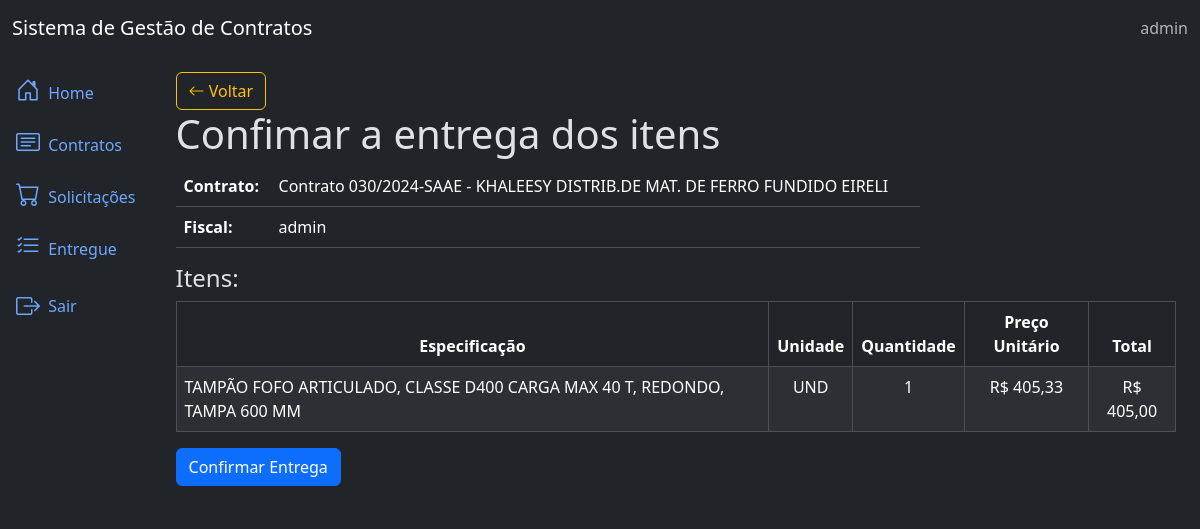
The page /dispatches/1/approve/ (signed in) on the database its author committed.
### app/accounts/models.py (models this page shows)
class CustomUser(AbstractUser):
    cpf = models.CharField('CPF', max_length=14, unique=True, blank=True, null=True)
    registration = models.CharField('Matrícula', max_length=20,  blank=True, null=True)
    phone = models.CharField('Contato', max_length=20, blank=True, null=True)
    def __str__(self):
        return self.username

### app/requisitions/models.py (models this page shows, shortened)
class Requisition(TimeStampedModel):
    contract = models.ForeignKey(Contract, on_delete=models.CASCADE)
    requested_by = models.ForeignKey(settings.AUTH_USER_MODEL, on_delete=models.PROTECT, related_name='requisitions')

class ItemRequesition(models.Model):
    requisition = models.ForeignKey(Requisition, on_delete=models.CASCADE, related_name='itens_requisition')
    contract_item = models.ForeignKey(ItemContract, on_delete=models.PROTECT)
    quantity = models.PositiveIntegerField('Quantidade')

### app/contracts/models.py (models this page shows, shortened)
class Contract(TimeStampedModel):
    bidding = models.ForeignKey(Bidding, on_delete=models.SET_NULL, null=True, blank=True, related_name='biddings', verbose_name='Licitação')
    supplier = models.ForeignKey(Supplier, on_delete=models.CASCADE, null=True, blank=True, related_name='suppliers', verbose_name='Fornecedor')
    manager = models.ForeignKey(settings.AUTH_USER_MODEL, on_delete=models.CASCADE, null=True, blank=True, related_name='managers', verbose_name='Gestor')
    inspector = models.ForeignKey(settings.AUTH_USER_MODEL, on_delete=models.CASCADE, null=True, blank=True, related_name='inspectors', verbose_name='Fiscal')
    number = models.CharField('Número', max_length=20)
    target = models.TextField('Objeto')
    assignature_data = models.DateField('Data da assinatura')
    start_date = models.DateField('Data inicial')
    end_date = models.DateField('Data final')
    value = models.DecimalField('Valor total', max_digits=15, decimal_places=2 , default=0)
    class Meta:
        ordering = ('number',)
        verbose_name_plural = 'Contratos'
    def __str__(self):
        return f"Contrato {self.number} - {self.supplier.name}"

class ItemContract(models.Model):
    contract = models.ForeignKey(Contract, on_delete=models.CASCADE, related_name='items')
    especification = models.TextField('Especificação',)
    unit = models.CharField('Unidade',max_length=20)
    quantity = models.PositiveIntegerField('Quantidade')
    unit_price = models.DecimalField('Preço unitário', max_digits=15, decimal_places=2)
    @property
    def formatted_unit_price(self):
        return f"R$ {self.unit_price:,.2f}".replace(",", "X").replace(".", ",").replace("X", ".")

### app/suppliers/models.py (models this page shows, shortened)
class Supplier(TimeStampedModel):
    name = models.CharField('empresa', max_length = 200)
    cnpj = models.CharField('cnpj', max_length = 17)
    representative = models.CharField('representante', max_length = 200, null=True, blank=True)
    phone = models.CharField('contato', max_length = 15, null=True, blank=True)
    rg = models.CharField('rg', max_length = 13, null=True, blank=True)
    cpf = models.CharField('cpf', max_length = 11, null=True, blank=True)
    class Meta:
        ordering = ['name']
        verbose_name_plural = 'Fornecedores'

### app/dispatches/views.py (the view, shortened to what this page needs)
# urls.py: path('<int:pk>/approve/', v.RequisitionApprovalView.as_view(), name='approve_requisition'),
class RequisitionApprovalView(LoginRequiredMixin, FormView):
    template_name = 'approve_requisition.html'
    form_class = RequisitionApprovalForm
    success_url = reverse_lazy('dispatches:movement_list')
    def dispatch(self, request, *args, **kwargs):
        self.requisition = get_object_or_404(Requisition, pk=kwargs['pk'])
        if hasattr(self.requisition, 'approvals'):
            messages.warning(request, 'Requisição já aprovada!')
            return redirect('dispatches:pending_list')
        return super().dispatch(request, *args, **kwargs)
    def get_context_data(self, **kwargs):
        context = super().get_context_data(**kwargs)
        context['requisition'] = self.requisition
        return context

### app/dispatches/templates/approve_requisition.html (shortened to what this page needs)
{% extends 'base.html' %}
{% load static %}
{% block content %}
<a href="{% url 'dispatches:pending_list' %} " class="btn btn-outline-warning">
  <i class="bi bi-arrow-left"></i> Voltar
</a>
<h1>Confimar a entrega dos itens</h1>
<div class="row">
  <div class="col-sm-9">
    <table class="table table-user-information">
      <tbody>
        <tr>
          <th>Contrato:</th>
          <td>{{ requisition.contract }}</td>
        </tr>
        <tr>
          <th>Fiscal:</th>
          <td>{{ requisition.requested_by }}</td>
        </tr>
      </tbody>
    </table>
  </div>
  <h4>Itens:</h4>
  <div class="table-responsive">
    <table class="table table-striped table-bordered">
      <thead class="thead-dark">
        <tr>
          <th class="text-center">Especificação</th>
          <th class="text-center">Unidade</th>
          <th class="text-center">Quantidade</th>
          <th class="text-center">Preço Unitário</th>
          <th class="text-center">Total</th>
        </tr>
      </thead>
      <body>
        {% for item in requisition.itens_requisition.all %}
          <tr>
            <td>{{ item.contract_item.especification }}</td>
            <td class="text-center">{{ item.contract_item.unit }}</td>
            <td class="text-center">{{ item.quantity }}</td>
            <td class="text-center">{{ item.contract_item.formatted_unit_price }}</td>
            <td class="text-center">
              {% widthratio item.quantity 1 item.contract_item.unit_price as total %}
              R$ {{ total|floatformat:2 }}
            </td>
          </tr>
        {% endfor %}
      </body>
    </table>
  </div>
</div>
<button type="button" class="btn btn-primary" data-bs-toggle="modal" data-bs-target="#approveModal">
  Confirmar Entrega
</button>
{% endblock %}

### app/base/templates/components/_header.html
<nav class="navbar navbar-expand-lg navbar-light bg-dark">
  {% if user.is_authenticated %}
  <div class="container-fluid">
    <a class="navbar-brand text-white" href="/admin/">Sistema de Gestão de Contratos </a>
    <span class="navbar-text">{{request.user}}</span>
  </div>
  {% else %}
    <span class="navbar-text"></span>
  {% endif %}
</nav>

### rows shown on the page
CustomUser: user "admin"
Requisition: contract "Contrato 030/2024-SAAE - KHALEESY DISTRIB.DE MAT. DE FERRO FUNDIDO EIRELI", requested_by "admin"
ItemRequesition: contract_item.especification "TAMPÃO FOFO ARTICULADO, CLASSE D400 CARGA MAX 40 T, REDONDO, TAMPA 600 MM", contract_item.unit "UND", quantity "1", contract_item.formatted_unit_price "R$ 405,33", total "405,00"
